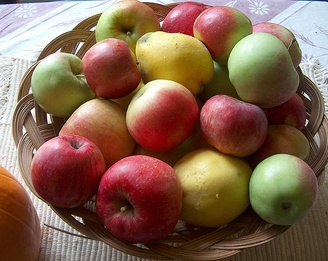
%> input picture Image Segmentation/apples/Apples_by_kightp_Pat_Knight_flickr.jpg, 328 x 261 px, shrunk from 500 x 397 before the run
$ octave --eval "result = createTrainingSet;"   (GNU Octave 9; MATLAB toolbox functions it lacks are replaced by stand-ins)
%> lines starting %> are read from the running program, lines starting %| are printed output that depends on the picture; in (x1, y1, x2, y2) boxes, pixels count from 0 and x2, y2 are one past the last pixel; in counts of white or black regions, pixels touching at a corner belong together; the program's own positions count from 1
function [RGBApple, RGBNonApple, priorApple, priorNonApple] = createTrainingSet
%% (creating training set)
Iapples = cell(3,1);
Iapples{1} = 'apples/Apples_by_kightp_Pat_Knight_flickr.jpg';
Iapples{2} = 'apples/ApplesAndPears_by_srqpix_ClydeRobinson.jpg';
Iapples{3} = 'apples/bobbing-for-apples.jpg';

IapplesMasks = cell(3,1);
IapplesMasks{1} = 'apples/Apples_by_kightp_Pat_Knight_flickr.png';
IapplesMasks{2} = 'apples/ApplesAndPears_by_srqpix_ClydeRobinson.png';
IapplesMasks{3} = 'apples/bobbing-for-apples.png';

% Loading the photos :
% curI is now a double-precision 3D matrix of size (width x height x 3).
% Each of the 3 color channels is now in the range [0.0, 1.0].
curI1 = double(imread(  Iapples{1}   )) / 255;
curI2 = double(imread(  Iapples{2}   )) / 255;
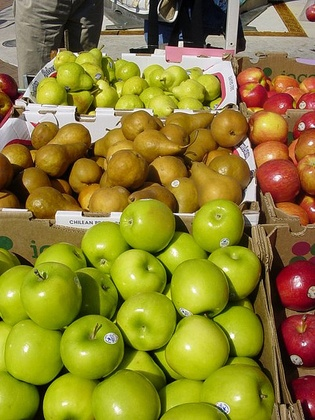
%> input picture Image Segmentation/apples/ApplesAndPears_by_srqpix_ClydeRobinson.jpg, 315 x 420 px, shrunk from 480 x 640 before the run
curI3 = double(imread(  Iapples{3}   )) / 255;
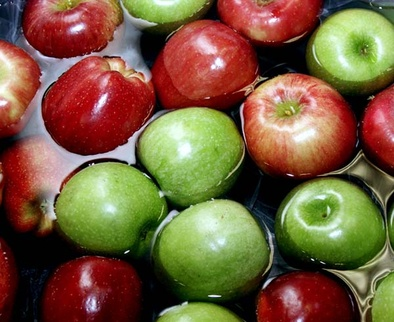
%> input picture Image Segmentation/apples/bobbing-for-apples.jpg, 394 x 322 px, shrunk from 600 x 491 before the run

% Loading the binary masks
curImask1 = imread(  IapplesMasks{1}   );
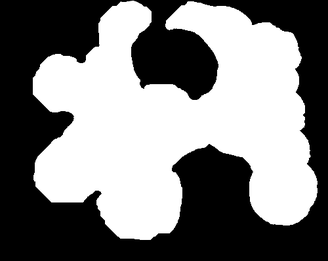
%> input picture Image Segmentation/apples/Apples_by_kightp_Pat_Knight_flickr.png, 328 x 261 px, shrunk from 500 x 397 before the run
%> curImask1 is the input picture: size 261x328x3 uint8; min 0, max 255, mean 125.6
curImask2 = imread(  IapplesMasks{2}   );
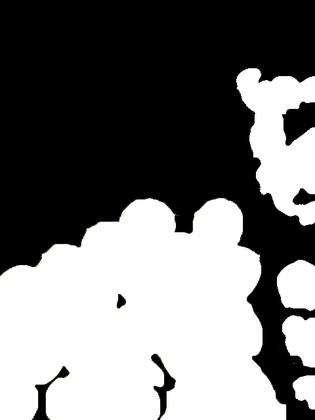
%> input picture Image Segmentation/apples/ApplesAndPears_by_srqpix_ClydeRobinson.png, 315 x 420 px, shrunk from 480 x 640 before the run
%> curImask2 is the input picture: size 420x315x3 uint8; mean R, G, B 115.7, 115.7, 115.6
curImask3 = imread(  IapplesMasks{3}   );
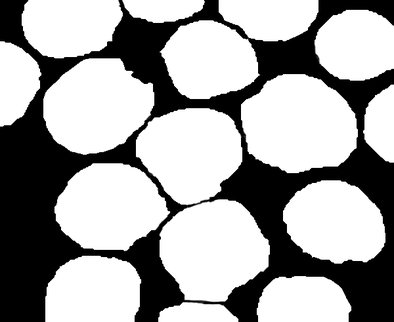
%> input picture Image Segmentation/apples/bobbing-for-apples.png, 394 x 322 px, shrunk from 600 x 491 before the run
%> curImask3 is the input picture: size 322x394x3 uint8; mean R, G, B 163.5, 163.5, 163.5

% Picked red channel arbitrarily. could have picked green or blue.
% The masks contains 1 if the corresponding pixel is a  part of an apple, 0 else
curImask1 = curImask1(:,:,1) > 128;
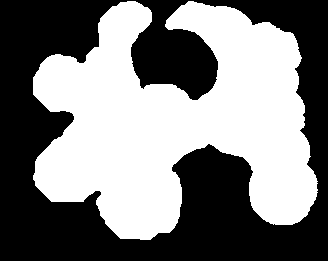
%> curImask1: size 261x328 logical; 49.2% white; 1 white region, box (x1, y1, x2, y2) and area: (33, 1, 318, 240) 42149
curImask2 = curImask2(:,:,1) > 128;
%> curImask2: size 420x315 logical; 45.3% white; 5 white regions, box (x1, y1, x2, y2) and area: (0, 198, 286, 420) 49193, (236, 68, 315, 226) 7354, (277, 260, 315, 311) 1592, (282, 315, 315, 367) 1290, (293, 375, 315, 409) 549
curImask3 = curImask3(:,:,1) > 128;
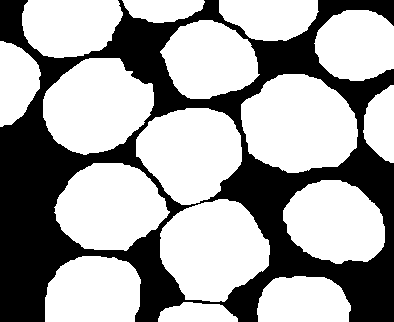
%> curImask3: size 322x394 logical; 64.1% white; 1 black region, box (x1, y1, x2, y2) and area: (0, 0, 394, 322) 45529

%Thanks to the mask, we can now build 2 set : one set of "apple pixel" and
%another one of "non-apple pixels" : each data of the set is a 3x1 vector
%containing the RGB details of the pixel

%Initialization of the training set.

% counting the number of data for each set.
nApple = 0; % number of "apple pixel"
nNApple = 0; %nb of "non apple pixel"

[N1, M1] = size(curImask1);
%> N1 = 261; M1 = 328
[N2, M2] = size(curImask2);
%> N2 = 420; M2 = 315
[N3, M3] = size(curImask3);
%> N3 = 322; M3 = 394

%counting nb of apple pixel in curI1
nApple = nApple + sum(sum(curImask1));
%> nApple = 42149
nNApple = nNApple + N1*M1 - sum(sum(curImask1));
%> nNApple = 43459

%counting nb of apple pixel in curI2
nApple = nApple + sum(sum(curImask2));
%> nApple = 102127
nNApple = nNApple + N2*M2 - sum(sum(curImask2));
%> nNApple = 115781

%counting nb of apple pixel in curI3
nApple = nApple + sum(sum(curImask3));
%> nApple = 183466
nNApple = nNApple + N3*M3 - sum(sum(curImask3));
%> nNApple = 161310

RGBApple = zeros(3,nApple);
RGBNonApple = zeros(3,nNApple);

% Creating training set
% index
k=1;
l=1;
% Adding data from curI1
for i=1:N1
    for j=1:M1
        if curImask1(i,j) == 1
            RGBApple(:,k) = curI1(i,j,:);
            k = k +1;
        else
            RGBNonApple(:,l) = curI1(i,j,:);
            l = l +1;
        end
    end
end
%> after the loop, k = 42150; l = 43460

% Adding data from curI2
for i=1:N2
    for j=1:M2
        if curImask2(i,j) == 1
            RGBApple(:,k) = curI2(i,j,:);
            k = k +1;
        else
            RGBNonApple(:,l) = curI2(i,j,:);
            l = l +1;
        end
    end
end
%> after the loop, k = 102128; l = 115782
%
%Adding data from curI3
for i=1:N3
    for j=1:M3
        if curImask3(i,j) == 1
            RGBApple(:,k) = curI3(i,j,:);
            k = k +1;
        else
            RGBNonApple(:,l) = curI3(i,j,:);
            l = l +1;
        end
    end
end
%> after the loop, k = 183467; l = 161311

% priors defined according to the training set
priorApple = nApple/(nApple + nNApple);
%> priorApple = 0.532
priorNonApple = nNApple/(nApple + nNApple);
%> priorNonApple = 0.468

end
